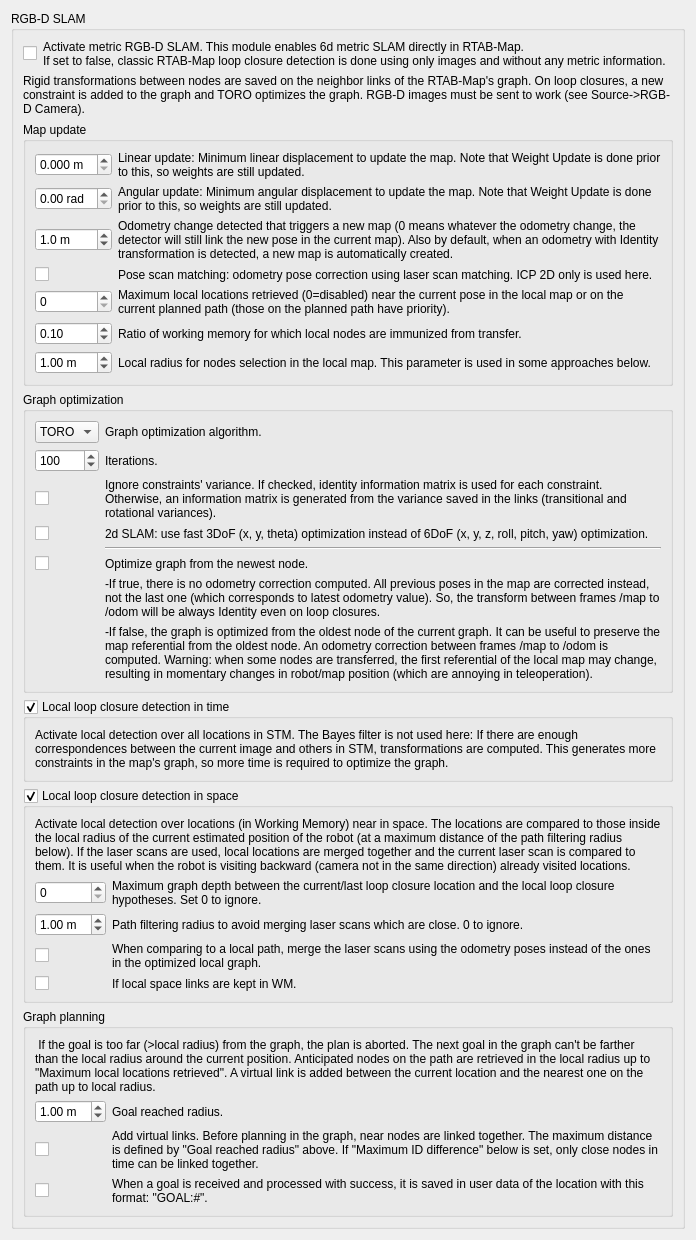
               <widget class="QWidget" name="page_10">
                <layout class="QVBoxLayout" name="verticalLayout_19">
                 <item>
                  <widget class="QGroupBox" name="groupBox_slam1">
                   <property name="title">
                    <string>RGB-D SLAM</string>
                   </property>
                   <property name="checkable">
                    <bool>false</bool>
                   </property>
                   <layout class="QVBoxLayout" name="verticalLayout_25">
                    <item>
                     <layout class="QHBoxLayout" name="horizontalLayout_4" stretch="0,1">
                      <item>
                       <widget class="QCheckBox" name="general_checkBox_activateRGBD">
                        <property name="text">
                         <string/>
                        </property>
                       </widget>
                      </item>
                      <item>
                       <widget class="QLabel" name="label_activateRGBD">
                        <property name="text">
                         <string>Activate metric RGB-D SLAM. This module enables 6d metric SLAM directly in RTAB-Map.
If set to false, classic RTAB-Map loop closure detection is done using only images and without any metric information.</string>
                        </property>
                        <property name="wordWrap">
                         <bool>true</bool>
                        </property>
                       </widget>
                      </item>
                     </layout>
                    </item>
                    <item>
                     <widget class="QLabel" name="label_83">
                      <property name="text">
                       <string>Rigid transformations between nodes are saved on the neighbor links of the RTAB-Map's graph. On loop closures, a new constraint is added to the graph and TORO optimizes the graph. RGB-D images must be sent to work (see Source-&gt;RGB-D Camera).</string>
                      </property>
                      <property name="wordWrap">
                       <bool>true</bool>
                      </property>
                     </widget>
                    </item>
                    <item>
                     <widget class="QGroupBox" name="groupBox_slam_update">
                      <property name="title">
                       <string>Map update</string>
                      </property>
                      <layout class="QGridLayout" name="gridLayout_47" columnstretch="0,1">
                       <item row="0" column="0">
                        <widget class="QDoubleSpinBox" name="rgdb_linearUpdate">
                         <property name="suffix">
                          <string> m</string>
                         </property>
                         <property name="decimals">
                          <number>3</number>
                         </property>
                         <property name="singleStep">
                          <double>0.100000000000000</double>
                         </property>
                        </widget>
                       </item>
                       <item row="0" column="1">
                        <widget class="QLabel" name="label_153">
                         <property name="text">
                          <string>Linear update: Minimum linear displacement to update the map. Note that Weight Update is done prior to this, so weights are still updated.</string>
                         </property>
                         <property name="wordWrap">
                          <bool>true</bool>
                         </property>
                        </widget>
                       </item>
                       <item row="1" column="0">
                        <widget class="QDoubleSpinBox" name="rgdb_angularUpdate">
                         <property name="suffix">
                          <string> rad</string>
                         </property>
                         <property name="decimals">
                          <number>2</number>
                         </property>
                         <property name="maximum">
                          <double>3.140000000000000</double>
                         </property>
                         <property name="singleStep">
                          <double>0.100000000000000</double>
                         </property>
                        </widget>
                       </item>
                       <item row="1" column="1">
                        <widget class="QLabel" name="label_152">
                         <property name="text">
                          <string>Angular update: Minimum angular displacement to update the map. Note that Weight Update is done prior to this, so weights are still updated.</string>
                         </property>
                         <property name="wordWrap">
                          <bool>true</bool>
                         </property>
                        </widget>
                       </item>
                       <item row="2" column="0">
                        <widget class="QDoubleSpinBox" name="rgdb_newMapOdomChange">
                         <property name="suffix">
                          <string> m</string>
                         </property>
                         <property name="decimals">
                          <number>1</number>
                         </property>
                         <property name="maximum">
                          <double>99.000000000000000</double>
                         </property>
                         <property name="singleStep">
                          <double>0.100000000000000</double>
                         </property>
                         <property name="value">
                          <double>1.000000000000000</double>
                         </property>
                        </widget>
                       </item>
                       <item row="2" column="1">
                        <widget class="QLabel" name="label_163">
                         <property name="text">
                          <string>Odometry change detected that triggers a new map (0 means whatever the odometry change, the detector will still link the new pose in the current map). Also by default, when an odometry with Identity transformation is detected, a new map is automatically created. </string>
                         </property>
                         <property name="wordWrap">
                          <bool>true</bool>
                         </property>
                        </widget>
                       </item>
                       <item row="3" column="0">
                        <widget class="QCheckBox" name="odomScanHistory">
                         <property name="text">
                          <string/>
                         </property>
                        </widget>
                       </item>
                       <item row="3" column="1">
                        <widget class="QLabel" name="label_scanMatching">
                         <property name="text">
                          <string>Pose scan matching: odometry pose correction using laser scan matching. ICP 2D only is used here.</string>
                         </property>
                         <property name="wordWrap">
                          <bool>true</bool>
                         </property>
                        </widget>
                       </item>
                       <item row="5" column="1">
                        <widget class="QLabel" name="label_scanMatching_3">
                         <property name="text">
                          <string>Maximum local locations retrieved (0=disabled) near the current pose in the local map or on the current planned path (those on the planned path have priority).</string>
                         </property>
                         <property name="wordWrap">
                          <bool>true</bool>
                         </property>
                        </widget>
                       </item>
                       <item row="5" column="0">
                        <widget class="QSpinBox" name="spinBox_maxLocalLocationsRetrieved"/>
                       </item>
                       <item row="7" column="0">
                        <widget class="QDoubleSpinBox" name="localDetection_radius">
                         <property name="suffix">
                          <string> m</string>
                         </property>
                         <property name="value">
                          <double>1.000000000000000</double>
                         </property>
                        </widget>
                       </item>
                       <item row="7" column="1">
                        <widget class="QLabel" name="label_space2">
                         <property name="text">
                          <string>Local radius for nodes selection in the local map. This parameter is used in some approaches below.</string>
                         </property>
                         <property name="wordWrap">
                          <bool>true</bool>
                         </property>
                        </widget>
                       </item>
                       <item row="6" column="1">
                        <widget class="QLabel" name="label_scanMatching_5">
                         <property name="text">
                          <string>Ratio of working memory for which local nodes are immunized from transfer.</string>
                         </property>
                         <property name="wordWrap">
                          <bool>true</bool>
                         </property>
                        </widget>
                       </item>
                       <item row="6" column="0">
                        <widget class="QDoubleSpinBox" name="rgdb_localImmunizationRatio">
                         <property name="suffix">
                          <string/>
                         </property>
                         <property name="decimals">
                          <number>2</number>
                         </property>
                         <property name="maximum">
                          <double>1.000000000000000</double>
                         </property>
                         <property name="singleStep">
                          <double>0.100000000000000</double>
                         </property>
                         <property name="value">
                          <double>0.100000000000000</double>
                         </property>
                        </widget>
                       </item>
                      </layout>
                     </widget>
                    </item>
                    <item>
                     <widget class="QGroupBox" name="groupBox_graphOptimization">
                      <property name="title">
                       <string>Graph optimization</string>
                      </property>
                      <layout class="QGridLayout" name="gridLayout_49" columnstretch="0,1">
                       <item row="0" column="0">
                        <widget class="QComboBox" name="graphOptimization_type">
                         <item>
                          <property name="text">
                           <string>TORO</string>
                          </property>
                         </item>
                         <item>
                          <property name="text">
                           <string>g2o</string>
                          </property>
                         </item>
                        </widget>
                       </item>
                       <item row="1" column="1">
                        <widget class="QLabel" name="label_31">
                         <property name="text">
                          <string>Iterations.</string>
                         </property>
                        </widget>
                       </item>
                       <item row="1" column="0">
                        <widget class="QSpinBox" name="graphOptimization_iterations">
                         <property name="minimum">
                          <number>0</number>
                         </property>
                         <property name="maximum">
                          <number>10000</number>
                         </property>
                         <property name="value">
                          <number>100</number>
                         </property>
                        </widget>
                       </item>
                       <item row="2" column="0">
                        <widget class="QCheckBox" name="graphOptimization_covarianceIgnored">
                         <property name="text">
                          <string/>
                         </property>
                        </widget>
                       </item>
                       <item row="2" column="1">
                        <widget class="QLabel" name="label_141">
                         <property name="text">
                          <string>Ignore constraints' variance. If checked, identity information matrix is used for each constraint. Otherwise, an information matrix is generated from the variance saved in the links (transitional and rotational variances).</string>
                         </property>
                         <property name="wordWrap">
                          <bool>true</bool>
                         </property>
                        </widget>
                       </item>
                       <item row="5" column="0">
                        <widget class="QCheckBox" name="graphOptimization_fromGraphEnd">
                         <property name="text">
                          <string/>
                         </property>
                        </widget>
                       </item>
                       <item row="5" column="1">
                        <widget class="QLabel" name="label_151">
                         <property name="text">
                          <string>Optimize graph from the newest node.</string>
                         </property>
                         <property name="wordWrap">
                          <bool>true</bool>
                         </property>
                        </widget>
                       </item>
                       <item row="4" column="1">
                        <widget class="Line" name="line">
                         <property name="orientation">
                          <enum>Qt::Horizontal</enum>
                         </property>
                        </widget>
                       </item>
                       <item row="3" column="0">
                        <widget class="QCheckBox" name="graphOptimization_slam2d">
                         <property name="text">
                          <string/>
                         </property>
                        </widget>
                       </item>
                       <item row="3" column="1">
                        <widget class="QLabel" name="label_164">
                         <property name="text">
                          <string>2d SLAM: use fast 3DoF (x, y, theta) optimization instead of 6DoF (x, y, z, roll, pitch, yaw) optimization.</string>
                         </property>
                         <property name="wordWrap">
                          <bool>true</bool>
                         </property>
                        </widget>
                       </item>
                       <item row="0" column="1">
                        <widget class="QLabel" name="label_45">
                         <property name="text">
                          <string>Graph optimization algorithm.</string>
                         </property>
                        </widget>
                       </item>
                       <item row="7" column="1">
                        <widget class="QLabel" name="label_183">
                         <property name="text">
                          <string>-If false, the graph is optimized from the oldest node of the current graph. It can be useful to preserve the map referential from the oldest node. An odometry correction between frames /map to /odom is computed. Warning: when some nodes are transferred, the first referential of the local map may change, resulting in momentary changes in robot/map position (which are annoying in teleoperation).</string>
                         </property>
                         <property name="wordWrap">
                          <bool>true</bool>
                         </property>
                        </widget>
                       </item>
                       <item row="6" column="1">
                        <widget class="QLabel" name="label_211">
                         <property name="text">
                          <string>-If true, there is no odometry correction computed. All previous poses in the map are corrected instead, not the last one (which corresponds to latest odometry value). So, the transform between frames /map to /odom will be always Identity even on loop closures.</string>
                         </property>
                         <property name="wordWrap">
                          <bool>true</bool>
                         </property>
                        </widget>
                       </item>
                      </layout>
                     </widget>
                    </item>
                    <item>
                     <widget class="QGroupBox" name="groupBox_localDetection_time">
                      <property name="title">
                       <string>Local loop closure detection in time</string>
                      </property>
                      <property name="checkable">
                       <bool>true</bool>
                      </property>
                      <layout class="QVBoxLayout" name="verticalLayout_21">
                       <item>
                        <widget class="QLabel" name="label_54">
                         <property name="text">
                          <string>Activate local detection over all locations in STM. The Bayes filter is not used here: If there are enough correspondences between the current image and others in STM, transformations are computed. This generates more constraints in the map's graph, so more time is required to optimize the graph.</string>
                         </property>
                         <property name="wordWrap">
                          <bool>true</bool>
                         </property>
                        </widget>
                       </item>
                      </layout>
                     </widget>
                    </item>
                    <item>
                     <widget class="QGroupBox" name="groupBox_localDetection_space">
                      <property name="title">
                       <string>Local loop closure detection in space</string>
                      </property>
                      <property name="checkable">
                       <bool>true</bool>
                      </property>
                      <layout class="QVBoxLayout" name="verticalLayout_48">
                       <item>
                        <widget class="QLabel" name="label_space1_2">
                         <property name="text">
                          <string>Activate local detection over locations (in Working Memory) near in space. The locations are compared to those inside the local radius of the current estimated position of the robot (at a maximum distance of the path filtering radius below). If the laser scans are used, local locations are merged together and the current laser scan is compared to them. It is useful when the robot is visiting backward (camera not in the same direction) already visited locations.</string>
                         </property>
                         <property name="wordWrap">
                          <bool>true</bool>
                         </property>
                        </widget>
                       </item>
                       <item>
                        <layout class="QGridLayout" name="gridLayout_50" columnstretch="0,1">
                         <item row="1" column="0">
                          <widget class="QDoubleSpinBox" name="localDetection_pathFilteringRadius">
                           <property name="suffix">
                            <string> m</string>
                           </property>
                           <property name="decimals">
                            <number>2</number>
                           </property>
                           <property name="singleStep">
                            <double>0.100000000000000</double>
                           </property>
                           <property name="value">
                            <double>1.000000000000000</double>
                           </property>
                          </widget>
                         </item>
                         <item row="0" column="0">
                          <widget class="QSpinBox" name="localDetection_maxDiffID">
                           <property name="maximum">
                            <number>999</number>
                           </property>
                           <property name="value">
                            <number>0</number>
                           </property>
                          </widget>
                         </item>
                         <item row="0" column="1">
                          <widget class="QLabel" name="label_space3_2">
                           <property name="text">
                            <string>Maximum graph depth between the current/last loop closure location and the local loop closure hypotheses. Set 0 to ignore.</string>
                           </property>
                           <property name="wordWrap">
                            <bool>true</bool>
                           </property>
                          </widget>
                         </item>
                         <item row="3" column="0">
                          <widget class="QCheckBox" name="checkBox_localSpaceLinksKeptInWM">
                           <property name="text">
                            <string/>
                           </property>
                          </widget>
                         </item>
                         <item row="3" column="1">
                          <widget class="QLabel" name="label_scanMatching_2">
                           <property name="text">
                            <string>If local space links are kept in WM.</string>
                           </property>
                           <property name="wordWrap">
                            <bool>true</bool>
                           </property>
                          </widget>
                         </item>
                         <item row="1" column="1">
                          <widget class="QLabel" name="label_space3_3">
                           <property name="text">
                            <string>Path filtering radius to avoid merging laser scans which are close. 0 to ignore.</string>
                           </property>
                           <property name="wordWrap">
                            <bool>true</bool>
                           </property>
                          </widget>
                         </item>
                         <item row="2" column="1">
                          <widget class="QLabel" name="label_scanMatching_4">
                           <property name="text">
                            <string>When comparing to a local path, merge the laser scans using the odometry poses instead of the ones in the optimized local graph.</string>
                           </property>
                           <property name="wordWrap">
                            <bool>true</bool>
                           </property>
                          </widget>
                         </item>
                         <item row="2" column="0">
                          <widget class="QCheckBox" name="checkBox_localSpacePathOdomPosesUsed">
                           <property name="text">
                            <string/>
                           </property>
                          </widget>
                         </item>
                        </layout>
                       </item>
                      </layout>
                     </widget>
                    </item>
                    <item>
                     <widget class="QGroupBox" name="groupBox_12">
                      <property name="title">
                       <string>Graph planning</string>
                      </property>
                      <layout class="QVBoxLayout" name="verticalLayout_61">
                       <item>
                        <widget class="QLabel" name="label_space2_3">
                         <property name="text">
                          <string> If the goal is too far (&gt;local radius) from the graph, the plan is aborted. The next goal in the graph can't be farther than the local radius around the current position. Anticipated nodes on the path are retrieved in the local radius up to &quot;Maximum local locations retrieved&quot;. A virtual link is added between the current location and the nearest one on the path up to local radius.</string>
                         </property>
                         <property name="wordWrap">
                          <bool>true</bool>
                         </property>
                        </widget>
                       </item>
                       <item>
                        <layout class="QGridLayout" name="gridLayout_51" columnstretch="0,1">
                         <item row="0" column="0">
                          <widget class="QDoubleSpinBox" name="graphPlan_goalReachedRadius">
                           <property name="suffix">
                            <string> m</string>
                           </property>
                           <property name="value">
                            <double>1.000000000000000</double>
                           </property>
                          </widget>
                         </item>
                         <item row="0" column="1">
                          <widget class="QLabel" name="label_space2_2">
                           <property name="text">
                            <string>Goal reached radius.</string>
                           </property>
                           <property name="wordWrap">
                            <bool>true</bool>
                           </property>
                          </widget>
                         </item>
                         <item row="1" column="0">
                          <widget class="QCheckBox" name="graphPlan_planWithNearNodesLinked">
                           <property name="text">
                            <string/>
                           </property>
                          </widget>
                         </item>
                         <item row="1" column="1">
                          <widget class="QLabel" name="label_space3_4">
                           <property name="text">
                            <string>Add virtual links. Before planning in the graph, near nodes are linked together. The maximum distance is defined by &quot;Goal reached radius&quot; above. If &quot;Maximum ID difference&quot; below is set, only close nodes in time can be linked together.</string>
                           </property>
                           <property name="wordWrap">
                            <bool>true</bool>
                           </property>
                          </widget>
                         </item>
                         <item row="2" column="1">
                          <widget class="QLabel" name="label_space3_5">
                           <property name="text">
                            <string>When a goal is received and processed with success, it is saved in user data of the location with this format: &quot;GOAL:#&quot;.</string>
                           </property>
                           <property name="wordWrap">
                            <bool>true</bool>
                           </property>
                          </widget>
                         </item>
                         <item row="2" column="0">
                          <widget class="QCheckBox" name="graphPlan_goalsSavedInUserData">
                           <property name="text">
                            <string/>
                           </property>
                          </widget>
                         </item>
                        </layout>
                       </item>
                      </layout>
                     </widget>
                    </item>
                   </layout>
                  </widget>
                 </item>
                 <item>
                  <spacer name="verticalSpacer_11">
                   <property name="orientation">
                    <enum>Qt::Vertical</enum>
                   </property>
                   <property name="sizeHint" stdset="0">
                    <size>
                     <width>20</width>
                     <height>0</height>
                    </size>
                   </property>
                  </spacer>
                 </item>
                </layout>
               </widget>
